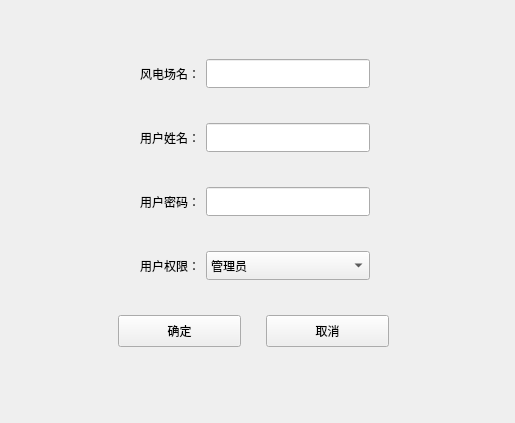
<?xml version="1.0" encoding="UTF-8"?>
<ui version="4.0">
 <class>RegisterWindow</class>
 <widget class="QWidget" name="Form">
  <property name="geometry">
   <rect>
    <x>0</x>
    <y>0</y>
    <width>515</width>
    <height>423</height>
   </rect>
  </property>
  <property name="minimumSize">
   <size>
    <width>515</width>
    <height>423</height>
   </size>
  </property>
  <property name="maximumSize">
   <size>
    <width>515</width>
    <height>423</height>
   </size>
  </property>
  <property name="windowTitle">
   <string>注册用户界面</string>
  </property>
  <property name="windowIcon">
   <iconset>
    <normaloff>logon.png</normaloff>logon.png</iconset>
  </property>
  <widget class="QWidget" name="verticalLayoutWidget">
   <property name="geometry">
    <rect>
     <x>99</x>
     <y>30</y>
     <width>311</width>
     <height>351</height>
    </rect>
   </property>
   <layout class="QVBoxLayout" name="verticalLayout">
    <item>
     <layout class="QHBoxLayout" name="horizontalLayout_6">
      <item>
       <spacer name="horizontalSpacer">
        <property name="orientation">
         <enum>Qt::Horizontal</enum>
        </property>
        <property name="sizeHint" stdset="0">
         <size>
          <width>40</width>
          <height>20</height>
         </size>
        </property>
       </spacer>
      </item>
      <item>
       <widget class="QLabel" name="label">
        <property name="text">
         <string>风电场名：</string>
        </property>
       </widget>
      </item>
      <item>
       <widget class="QLineEdit" name="wind_farm_name_le">
        <property name="minimumSize">
         <size>
          <width>164</width>
          <height>29</height>
         </size>
        </property>
        <property name="maximumSize">
         <size>
          <width>164</width>
          <height>29</height>
         </size>
        </property>
       </widget>
      </item>
      <item>
       <spacer name="horizontalSpacer_2">
        <property name="orientation">
         <enum>Qt::Horizontal</enum>
        </property>
        <property name="sizeHint" stdset="0">
         <size>
          <width>40</width>
          <height>20</height>
         </size>
        </property>
       </spacer>
      </item>
     </layout>
    </item>
    <item>
     <layout class="QHBoxLayout" name="horizontalLayout_5">
      <item>
       <spacer name="horizontalSpacer_3">
        <property name="orientation">
         <enum>Qt::Horizontal</enum>
        </property>
        <property name="sizeHint" stdset="0">
         <size>
          <width>40</width>
          <height>20</height>
         </size>
        </property>
       </spacer>
      </item>
      <item>
       <widget class="QLabel" name="label_2">
        <property name="text">
         <string>用户姓名：</string>
        </property>
       </widget>
      </item>
      <item>
       <widget class="QLineEdit" name="username_le">
        <property name="minimumSize">
         <size>
          <width>164</width>
          <height>29</height>
         </size>
        </property>
        <property name="maximumSize">
         <size>
          <width>164</width>
          <height>29</height>
         </size>
        </property>
       </widget>
      </item>
      <item>
       <spacer name="horizontalSpacer_6">
        <property name="orientation">
         <enum>Qt::Horizontal</enum>
        </property>
        <property name="sizeHint" stdset="0">
         <size>
          <width>40</width>
          <height>20</height>
         </size>
        </property>
       </spacer>
      </item>
     </layout>
    </item>
    <item>
     <layout class="QHBoxLayout" name="horizontalLayout_4">
      <item>
       <spacer name="horizontalSpacer_4">
        <property name="orientation">
         <enum>Qt::Horizontal</enum>
        </property>
        <property name="sizeHint" stdset="0">
         <size>
          <width>40</width>
          <height>20</height>
         </size>
        </property>
       </spacer>
      </item>
      <item>
       <widget class="QLabel" name="label_3">
        <property name="text">
         <string>用户密码：</string>
        </property>
       </widget>
      </item>
      <item>
       <widget class="QLineEdit" name="password_le">
        <property name="minimumSize">
         <size>
          <width>164</width>
          <height>29</height>
         </size>
        </property>
        <property name="maximumSize">
         <size>
          <width>164</width>
          <height>29</height>
         </size>
        </property>
       </widget>
      </item>
      <item>
       <spacer name="horizontalSpacer_7">
        <property name="orientation">
         <enum>Qt::Horizontal</enum>
        </property>
        <property name="sizeHint" stdset="0">
         <size>
          <width>40</width>
          <height>20</height>
         </size>
        </property>
       </spacer>
      </item>
     </layout>
    </item>
    <item>
     <layout class="QHBoxLayout" name="horizontalLayout_3">
      <item>
       <spacer name="horizontalSpacer_5">
        <property name="orientation">
         <enum>Qt::Horizontal</enum>
        </property>
        <property name="sizeHint" stdset="0">
         <size>
          <width>40</width>
          <height>20</height>
         </size>
        </property>
       </spacer>
      </item>
      <item>
       <widget class="QLabel" name="label_4">
        <property name="text">
         <string>用户权限：</string>
        </property>
       </widget>
      </item>
      <item>
       <widget class="QComboBox" name="permissions_cb">
        <property name="minimumSize">
         <size>
          <width>164</width>
          <height>29</height>
         </size>
        </property>
        <property name="maximumSize">
         <size>
          <width>164</width>
          <height>29</height>
         </size>
        </property>
        <item>
         <property name="text">
          <string>管理员</string>
         </property>
        </item>
        <item>
         <property name="text">
          <string>检测员</string>
         </property>
        </item>
       </widget>
      </item>
      <item>
       <spacer name="horizontalSpacer_8">
        <property name="orientation">
         <enum>Qt::Horizontal</enum>
        </property>
        <property name="sizeHint" stdset="0">
         <size>
          <width>40</width>
          <height>20</height>
         </size>
        </property>
       </spacer>
      </item>
     </layout>
    </item>
    <item>
     <layout class="QHBoxLayout" name="horizontalLayout_2">
      <item>
       <widget class="QPushButton" name="ok_btn">
        <property name="minimumSize">
         <size>
          <width>123</width>
          <height>32</height>
         </size>
        </property>
        <property name="maximumSize">
         <size>
          <width>123</width>
          <height>32</height>
         </size>
        </property>
        <property name="text">
         <string>确定</string>
        </property>
       </widget>
      </item>
      <item>
       <widget class="QPushButton" name="cancel_btn">
        <property name="minimumSize">
         <size>
          <width>123</width>
          <height>32</height>
         </size>
        </property>
        <property name="maximumSize">
         <size>
          <width>123</width>
          <height>32</height>
         </size>
        </property>
        <property name="text">
         <string>取消</string>
        </property>
       </widget>
      </item>
     </layout>
    </item>
   </layout>
  </widget>
 </widget>
 <resources/>
 <connections/>
</ui>
